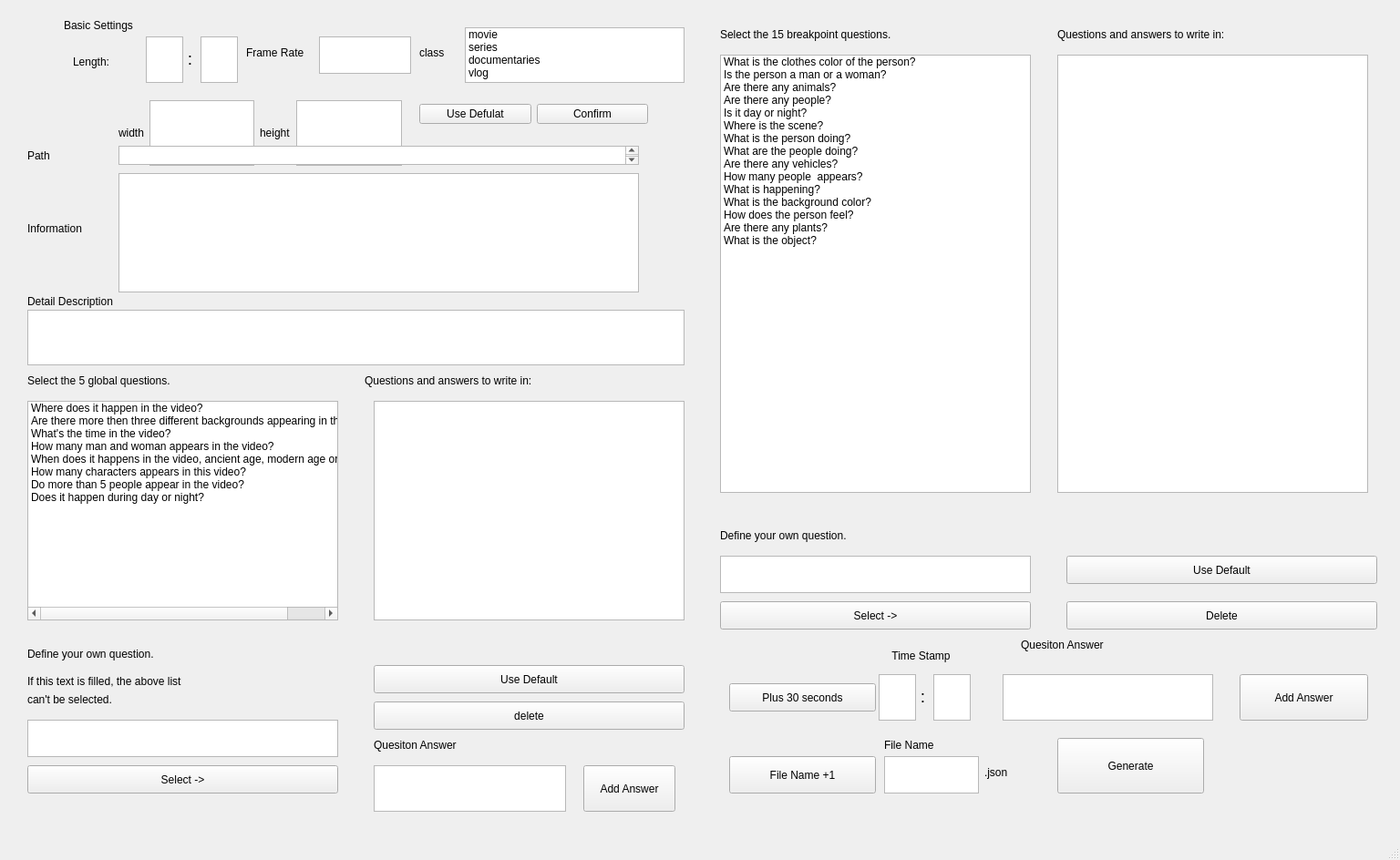
<?xml version="1.0" encoding="UTF-8"?>
<ui version="4.0">
 <class>MainWindow</class>
 <widget class="QMainWindow" name="MainWindow">
  <property name="geometry">
   <rect>
    <x>0</x>
    <y>0</y>
    <width>1536</width>
    <height>944</height>
   </rect>
  </property>
  <property name="windowTitle">
   <string>json for labeling generator</string>
  </property>
  <widget class="QWidget" name="centralwidget">
   <widget class="QListWidget" name="listWidgetQuestion2">
    <property name="geometry">
     <rect>
      <x>790</x>
      <y>60</y>
      <width>341</width>
      <height>481</height>
     </rect>
    </property>
    <item>
     <property name="text">
      <string>What is the clothes color of the person?</string>
     </property>
    </item>
    <item>
     <property name="text">
      <string>Is the person a man or a woman?</string>
     </property>
    </item>
    <item>
     <property name="text">
      <string>Are there any animals?</string>
     </property>
    </item>
    <item>
     <property name="text">
      <string>Are there any people?</string>
     </property>
    </item>
    <item>
     <property name="text">
      <string>Is it day or night?</string>
     </property>
    </item>
    <item>
     <property name="text">
      <string>Where is the scene?</string>
     </property>
    </item>
    <item>
     <property name="text">
      <string>What is the person doing?</string>
     </property>
    </item>
    <item>
     <property name="text">
      <string>What are the people doing?</string>
     </property>
    </item>
    <item>
     <property name="text">
      <string>Are there any vehicles?</string>
     </property>
    </item>
    <item>
     <property name="text">
      <string>How many people  appears?</string>
     </property>
    </item>
    <item>
     <property name="text">
      <string>What is happening?</string>
     </property>
    </item>
    <item>
     <property name="text">
      <string>What is the background color?</string>
     </property>
    </item>
    <item>
     <property name="text">
      <string>How does the person feel?</string>
     </property>
    </item>
    <item>
     <property name="text">
      <string>Are there any plants?</string>
     </property>
    </item>
    <item>
     <property name="text">
      <string>What is the object?</string>
     </property>
    </item>
   </widget>
   <widget class="QPushButton" name="ButtonSelectPart2">
    <property name="geometry">
     <rect>
      <x>790</x>
      <y>660</y>
      <width>341</width>
      <height>31</height>
     </rect>
    </property>
    <property name="text">
     <string>Select -&gt;</string>
    </property>
   </widget>
   <widget class="QTextEdit" name="textEditTime1">
    <property name="geometry">
     <rect>
      <x>964</x>
      <y>740</y>
      <width>41</width>
      <height>51</height>
     </rect>
    </property>
   </widget>
   <widget class="QTextEdit" name="textEditTIme2">
    <property name="geometry">
     <rect>
      <x>1024</x>
      <y>740</y>
      <width>41</width>
      <height>51</height>
     </rect>
    </property>
   </widget>
   <widget class="QLabel" name="label">
    <property name="geometry">
     <rect>
      <x>960</x>
      <y>710</y>
      <width>101</width>
      <height>20</height>
     </rect>
    </property>
    <property name="text">
     <string>Time Stamp</string>
    </property>
    <property name="alignment">
     <set>Qt::AlignCenter</set>
    </property>
    <property name="wordWrap">
     <bool>false</bool>
    </property>
   </widget>
   <widget class="QLabel" name="label_2">
    <property name="geometry">
     <rect>
      <x>984</x>
      <y>754</y>
      <width>57</width>
      <height>21</height>
     </rect>
    </property>
    <property name="font">
     <font>
      <pointsize>14</pointsize>
     </font>
    </property>
    <property name="text">
     <string>:</string>
    </property>
    <property name="alignment">
     <set>Qt::AlignCenter</set>
    </property>
   </widget>
   <widget class="QLabel" name="label_4">
    <property name="geometry">
     <rect>
      <x>1120</x>
      <y>700</y>
      <width>171</width>
      <height>16</height>
     </rect>
    </property>
    <property name="text">
     <string>Quesiton Answer</string>
    </property>
   </widget>
   <widget class="QTextEdit" name="textEditAnswer2">
    <property name="geometry">
     <rect>
      <x>1100</x>
      <y>740</y>
      <width>231</width>
      <height>51</height>
     </rect>
    </property>
   </widget>
   <widget class="QListWidget" name="listWidgetWrite2">
    <property name="geometry">
     <rect>
      <x>1160</x>
      <y>60</y>
      <width>341</width>
      <height>481</height>
     </rect>
    </property>
   </widget>
   <widget class="QPushButton" name="ButtonDelete2">
    <property name="geometry">
     <rect>
      <x>1170</x>
      <y>660</y>
      <width>341</width>
      <height>31</height>
     </rect>
    </property>
    <property name="text">
     <string>Delete</string>
    </property>
   </widget>
   <widget class="QPushButton" name="pushButtonGenerate">
    <property name="geometry">
     <rect>
      <x>1160</x>
      <y>810</y>
      <width>161</width>
      <height>61</height>
     </rect>
    </property>
    <property name="text">
     <string>Generate</string>
    </property>
   </widget>
   <widget class="QLabel" name="label_5">
    <property name="geometry">
     <rect>
      <x>970</x>
      <y>810</y>
      <width>111</width>
      <height>16</height>
     </rect>
    </property>
    <property name="text">
     <string>File Name</string>
    </property>
   </widget>
   <widget class="QTextEdit" name="textEditFileName">
    <property name="geometry">
     <rect>
      <x>970</x>
      <y>830</y>
      <width>104</width>
      <height>41</height>
     </rect>
    </property>
   </widget>
   <widget class="QLabel" name="label_6">
    <property name="geometry">
     <rect>
      <x>1080</x>
      <y>840</y>
      <width>57</width>
      <height>15</height>
     </rect>
    </property>
    <property name="text">
     <string>.json</string>
    </property>
   </widget>
   <widget class="QTextEdit" name="textEdit_SelfDefine2">
    <property name="geometry">
     <rect>
      <x>790</x>
      <y>610</y>
      <width>341</width>
      <height>41</height>
     </rect>
    </property>
   </widget>
   <widget class="QLabel" name="label_3">
    <property name="geometry">
     <rect>
      <x>1160</x>
      <y>30</y>
      <width>341</width>
      <height>16</height>
     </rect>
    </property>
    <property name="text">
     <string>Questions and answers to write in:</string>
    </property>
   </widget>
   <widget class="QTextEdit" name="textEdit_SelfDefine1">
    <property name="geometry">
     <rect>
      <x>30</x>
      <y>790</y>
      <width>341</width>
      <height>41</height>
     </rect>
    </property>
   </widget>
   <widget class="QPushButton" name="ButtonSelectPart1">
    <property name="geometry">
     <rect>
      <x>30</x>
      <y>840</y>
      <width>341</width>
      <height>31</height>
     </rect>
    </property>
    <property name="text">
     <string>Select -&gt;</string>
    </property>
   </widget>
   <widget class="QLabel" name="label_7">
    <property name="geometry">
     <rect>
      <x>400</x>
      <y>410</y>
      <width>371</width>
      <height>16</height>
     </rect>
    </property>
    <property name="text">
     <string>Questions and answers to write in:</string>
    </property>
   </widget>
   <widget class="QPushButton" name="ButtoFileIncre">
    <property name="geometry">
     <rect>
      <x>800</x>
      <y>830</y>
      <width>161</width>
      <height>41</height>
     </rect>
    </property>
    <property name="text">
     <string>File Name +1</string>
    </property>
   </widget>
   <widget class="QPushButton" name="ButtonDelete1">
    <property name="geometry">
     <rect>
      <x>410</x>
      <y>770</y>
      <width>341</width>
      <height>31</height>
     </rect>
    </property>
    <property name="text">
     <string>delete</string>
    </property>
   </widget>
   <widget class="QTextEdit" name="textEdit_desciprition">
    <property name="geometry">
     <rect>
      <x>30</x>
      <y>340</y>
      <width>721</width>
      <height>61</height>
     </rect>
    </property>
   </widget>
   <widget class="QLabel" name="label_8">
    <property name="geometry">
     <rect>
      <x>30</x>
      <y>320</y>
      <width>181</width>
      <height>21</height>
     </rect>
    </property>
    <property name="text">
     <string>Detail Description</string>
    </property>
   </widget>
   <widget class="QLabel" name="label_len">
    <property name="geometry">
     <rect>
      <x>80</x>
      <y>60</y>
      <width>81</width>
      <height>16</height>
     </rect>
    </property>
    <property name="text">
     <string>Length:</string>
    </property>
   </widget>
   <widget class="QLabel" name="label_fps">
    <property name="geometry">
     <rect>
      <x>270</x>
      <y>50</y>
      <width>111</width>
      <height>16</height>
     </rect>
    </property>
    <property name="text">
     <string>Frame Rate</string>
    </property>
   </widget>
   <widget class="QLabel" name="label_12">
    <property name="geometry">
     <rect>
      <x>460</x>
      <y>50</y>
      <width>41</width>
      <height>16</height>
     </rect>
    </property>
    <property name="text">
     <string>class</string>
    </property>
   </widget>
   <widget class="QPushButton" name="pushButtonDefault2">
    <property name="geometry">
     <rect>
      <x>410</x>
      <y>730</y>
      <width>341</width>
      <height>31</height>
     </rect>
    </property>
    <property name="text">
     <string>Use Default</string>
    </property>
   </widget>
   <widget class="QPushButton" name="pushButtonDefault3">
    <property name="geometry">
     <rect>
      <x>1170</x>
      <y>610</y>
      <width>341</width>
      <height>31</height>
     </rect>
    </property>
    <property name="text">
     <string>Use Default</string>
    </property>
   </widget>
   <widget class="QPushButton" name="ButtonTime30s">
    <property name="geometry">
     <rect>
      <x>800</x>
      <y>750</y>
      <width>161</width>
      <height>31</height>
     </rect>
    </property>
    <property name="text">
     <string>Plus 30 seconds</string>
    </property>
   </widget>
   <widget class="QTextEdit" name="textEdit_len1">
    <property name="geometry">
     <rect>
      <x>160</x>
      <y>40</y>
      <width>41</width>
      <height>51</height>
     </rect>
    </property>
   </widget>
   <widget class="QLabel" name="label_13">
    <property name="geometry">
     <rect>
      <x>180</x>
      <y>54</y>
      <width>57</width>
      <height>21</height>
     </rect>
    </property>
    <property name="font">
     <font>
      <pointsize>14</pointsize>
     </font>
    </property>
    <property name="text">
     <string>:</string>
    </property>
    <property name="alignment">
     <set>Qt::AlignCenter</set>
    </property>
   </widget>
   <widget class="QTextEdit" name="textEdit_len2">
    <property name="geometry">
     <rect>
      <x>220</x>
      <y>40</y>
      <width>41</width>
      <height>51</height>
     </rect>
    </property>
   </widget>
   <widget class="QListWidget" name="listWidget_class">
    <property name="geometry">
     <rect>
      <x>510</x>
      <y>30</y>
      <width>241</width>
      <height>61</height>
     </rect>
    </property>
    <item>
     <property name="text">
      <string>movie</string>
     </property>
    </item>
    <item>
     <property name="text">
      <string>series</string>
     </property>
    </item>
    <item>
     <property name="text">
      <string>documentaries</string>
     </property>
    </item>
    <item>
     <property name="text">
      <string>vlog</string>
     </property>
    </item>
   </widget>
   <widget class="QWidget" name="horizontalLayoutWidget">
    <property name="geometry">
     <rect>
      <x>130</x>
      <y>110</y>
      <width>311</width>
      <height>72</height>
     </rect>
    </property>
    <layout class="QHBoxLayout" name="horizontalLayout">
     <item>
      <widget class="QLabel" name="label_w">
       <property name="text">
        <string>width</string>
       </property>
      </widget>
     </item>
     <item>
      <widget class="QTextEdit" name="textEdit_w"/>
     </item>
     <item>
      <widget class="QLabel" name="label_h">
       <property name="text">
        <string>height</string>
       </property>
      </widget>
     </item>
     <item>
      <widget class="QTextEdit" name="textEdit_h"/>
     </item>
    </layout>
   </widget>
   <widget class="QLabel" name="label_16">
    <property name="geometry">
     <rect>
      <x>70</x>
      <y>20</y>
      <width>91</width>
      <height>16</height>
     </rect>
    </property>
    <property name="text">
     <string>Basic Settings</string>
    </property>
   </widget>
   <widget class="QTextBrowser" name="textBrowserInfo">
    <property name="geometry">
     <rect>
      <x>130</x>
      <y>190</y>
      <width>571</width>
      <height>131</height>
     </rect>
    </property>
   </widget>
   <widget class="QPushButton" name="ButtonAddAnswer2">
    <property name="geometry">
     <rect>
      <x>1360</x>
      <y>740</y>
      <width>141</width>
      <height>51</height>
     </rect>
    </property>
    <property name="text">
     <string>Add Answer</string>
    </property>
   </widget>
   <widget class="QLabel" name="label_11">
    <property name="geometry">
     <rect>
      <x>30</x>
      <y>230</y>
      <width>121</width>
      <height>41</height>
     </rect>
    </property>
    <property name="text">
     <string>Information</string>
    </property>
   </widget>
   <widget class="QWidget" name="horizontalLayoutWidget_2">
    <property name="geometry">
     <rect>
      <x>460</x>
      <y>100</y>
      <width>251</width>
      <height>51</height>
     </rect>
    </property>
    <layout class="QHBoxLayout" name="horizontalLayout_2">
     <item>
      <widget class="QPushButton" name="pushButtonDefault1">
       <property name="text">
        <string>Use Defulat</string>
       </property>
      </widget>
     </item>
     <item>
      <widget class="QPushButton" name="pushButtonConfirm">
       <property name="text">
        <string>Confirm</string>
       </property>
      </widget>
     </item>
    </layout>
   </widget>
   <widget class="QTextEdit" name="textEditAnswer1">
    <property name="geometry">
     <rect>
      <x>410</x>
      <y>840</y>
      <width>211</width>
      <height>51</height>
     </rect>
    </property>
   </widget>
   <widget class="QLabel" name="label_17">
    <property name="geometry">
     <rect>
      <x>410</x>
      <y>810</y>
      <width>171</width>
      <height>16</height>
     </rect>
    </property>
    <property name="text">
     <string>Quesiton Answer</string>
    </property>
   </widget>
   <widget class="QPushButton" name="ButtonAddAnswer1">
    <property name="geometry">
     <rect>
      <x>640</x>
      <y>840</y>
      <width>101</width>
      <height>51</height>
     </rect>
    </property>
    <property name="text">
     <string>Add Answer</string>
    </property>
   </widget>
   <widget class="QListWidget" name="listWidgetQuestion1">
    <property name="geometry">
     <rect>
      <x>30</x>
      <y>440</y>
      <width>341</width>
      <height>241</height>
     </rect>
    </property>
    <item>
     <property name="text">
      <string>Where does it happen in the video?</string>
     </property>
    </item>
    <item>
     <property name="text">
      <string>Are there more then three different backgrounds appearing in the video?</string>
     </property>
    </item>
    <item>
     <property name="text">
      <string>What's the time in the video?</string>
     </property>
    </item>
    <item>
     <property name="text">
      <string>How many man and woman appears in the video?</string>
     </property>
    </item>
    <item>
     <property name="text">
      <string>When does it happens in the video, ancient age, modern age or future?</string>
     </property>
    </item>
    <item>
     <property name="text">
      <string>How many characters appears in this video?</string>
     </property>
    </item>
    <item>
     <property name="text">
      <string>Do more than 5 people appear in the video?</string>
     </property>
    </item>
    <item>
     <property name="text">
      <string>Does it happen during day or night?</string>
     </property>
    </item>
   </widget>
   <widget class="QListWidget" name="listWidgetWrite1">
    <property name="geometry">
     <rect>
      <x>410</x>
      <y>440</y>
      <width>341</width>
      <height>241</height>
     </rect>
    </property>
   </widget>
   <widget class="QLabel" name="label_14">
    <property name="geometry">
     <rect>
      <x>30</x>
      <y>150</y>
      <width>91</width>
      <height>41</height>
     </rect>
    </property>
    <property name="text">
     <string>Path</string>
    </property>
   </widget>
   <widget class="QTextEdit" name="textEdit">
    <property name="geometry">
     <rect>
      <x>350</x>
      <y>40</y>
      <width>101</width>
      <height>41</height>
     </rect>
    </property>
   </widget>
   <widget class="QTextEdit" name="textEdit_path">
    <property name="geometry">
     <rect>
      <x>130</x>
      <y>160</y>
      <width>571</width>
      <height>21</height>
     </rect>
    </property>
   </widget>
   <widget class="QLabel" name="label_num_2">
    <property name="geometry">
     <rect>
      <x>1166</x>
      <y>560</y>
      <width>331</width>
      <height>20</height>
     </rect>
    </property>
    <property name="text">
     <string/>
    </property>
   </widget>
   <widget class="QLabel" name="label_num_1">
    <property name="geometry">
     <rect>
      <x>410</x>
      <y>690</y>
      <width>341</width>
      <height>20</height>
     </rect>
    </property>
    <property name="text">
     <string/>
    </property>
   </widget>
   <widget class="QLabel" name="label_9">
    <property name="geometry">
     <rect>
      <x>30</x>
      <y>410</y>
      <width>261</width>
      <height>16</height>
     </rect>
    </property>
    <property name="text">
     <string>Select the 5 global questions.</string>
    </property>
   </widget>
   <widget class="QLabel" name="label_10">
    <property name="geometry">
     <rect>
      <x>30</x>
      <y>710</y>
      <width>261</width>
      <height>16</height>
     </rect>
    </property>
    <property name="text">
     <string>Define your own question. </string>
    </property>
   </widget>
   <widget class="QLabel" name="label_15">
    <property name="geometry">
     <rect>
      <x>30</x>
      <y>740</y>
      <width>371</width>
      <height>16</height>
     </rect>
    </property>
    <property name="text">
     <string>If this text is filled, the above list </string>
    </property>
   </widget>
   <widget class="QLabel" name="label_18">
    <property name="geometry">
     <rect>
      <x>30</x>
      <y>760</y>
      <width>371</width>
      <height>16</height>
     </rect>
    </property>
    <property name="text">
     <string>can't be selected.</string>
    </property>
   </widget>
   <widget class="QLabel" name="label_19">
    <property name="geometry">
     <rect>
      <x>790</x>
      <y>580</y>
      <width>261</width>
      <height>16</height>
     </rect>
    </property>
    <property name="text">
     <string>Define your own question. </string>
    </property>
   </widget>
   <widget class="QLabel" name="label_20">
    <property name="geometry">
     <rect>
      <x>790</x>
      <y>30</y>
      <width>331</width>
      <height>16</height>
     </rect>
    </property>
    <property name="text">
     <string>Select the 15 breakpoint questions.</string>
    </property>
   </widget>
  </widget>
  <widget class="QMenuBar" name="menubar">
   <property name="geometry">
    <rect>
     <x>0</x>
     <y>0</y>
     <width>1536</width>
     <height>20</height>
    </rect>
   </property>
  </widget>
  <widget class="QStatusBar" name="statusbar"/>
 </widget>
 <resources/>
 <connections/>
</ui>
